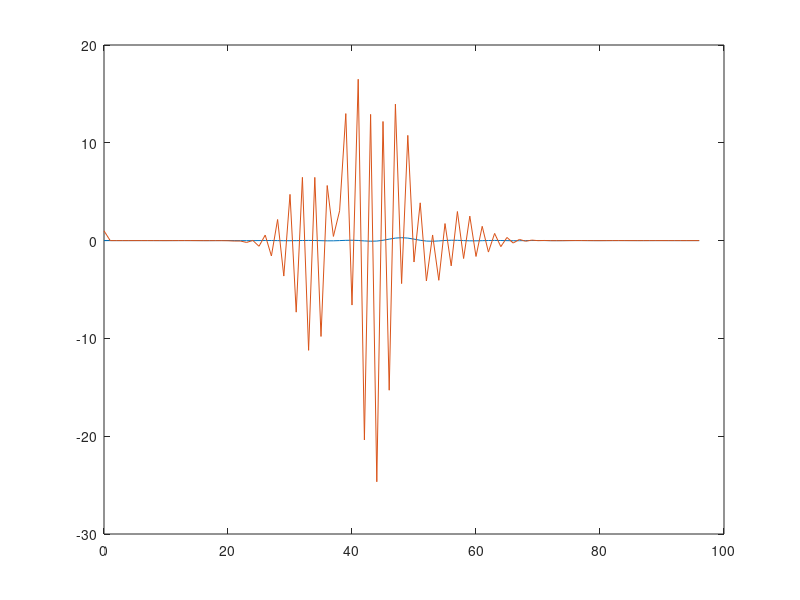

Reproduce this figure in MATLAB.

clear all; close all; clc;

if(exist('OCTAVE_VERSION', 'builtin') ~= 0)
  pkg load signal;
end

% порядок исходного фильтра 
ord = 96;

% генерю фильтр (можно задать совершенно произвольно)
% ВАЖНО!!! Первый коэффициент фильтра не должен быть равным 0!!!
% h задает передаточную характеристику H(z), которая является полномом
h = fir1(ord, 0.3);

% количество коэффициентов фильтра
l = length(h);

% первый коэффициент является нормировочным ОН НЕ ДОЛЖЕН БЫТЬ НУЛЕВЫМ
norm = h(1);

%Формирую companion matrix для расчета нулей полниома H(z)
A = diag (ones (1, l-2), -1);
A(1,:) = -h(2:l);

%Нули полинома есть собсвенные числа companion matrix (GOOGLE об этом знает все)
r = eig(A);

% h0 первый укороченный фильтр
h0 = 1;
for(k = 1:length(r)/2);
  h0 = conv(h0, [1, -r(k)]);
end

% h1 первый укороченный фильтр
h1 = 1;
for(k = length(r)/2+1:length(r));
  h1 = conv(h1, [1, -r(k)]);
end

% На графике видно что свертка коротких фильтров дает точно исходный h
% Это значит включенные каскадно они будут работать как исхоный фильтр
% Конечно не забываем вернуть нормировку
figure; plot(0:ord, h, 0:ord, real(conv(h0, h1))) 


